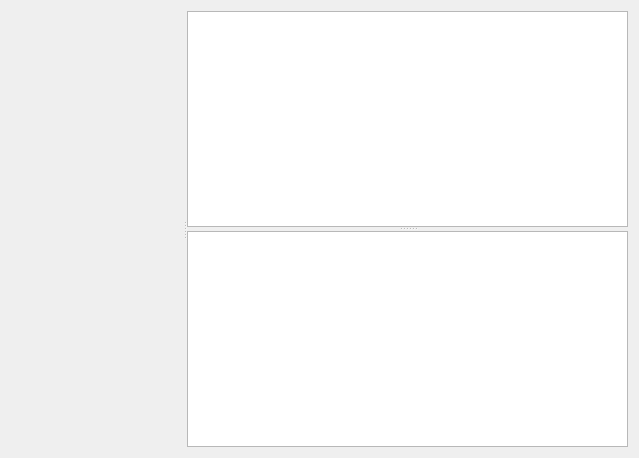
<?xml version="1.0" encoding="UTF-8"?>
<ui version="4.0">
 <class>DataChoiseWidgetDecorator</class>
 <widget class="QWidget" name="DataChoiseWidgetDecorator">
  <property name="geometry">
   <rect>
    <x>0</x>
    <y>0</y>
    <width>639</width>
    <height>458</height>
   </rect>
  </property>
  <property name="windowTitle">
   <string>Form</string>
  </property>
  <layout class="QVBoxLayout" name="verticalLayout">
   <item>
    <widget class="QSplitter" name="splitter_2">
     <property name="orientation">
      <enum>Qt::Horizontal</enum>
     </property>
     <widget class="DataChoiceWidget" name="dataChoiseWidget" native="true">
      <property name="sizePolicy">
       <sizepolicy hsizetype="Expanding" vsizetype="Preferred">
        <horstretch>0</horstretch>
        <verstretch>0</verstretch>
       </sizepolicy>
      </property>
     </widget>
     <widget class="QSplitter" name="splitter">
      <property name="orientation">
       <enum>Qt::Vertical</enum>
      </property>
      <widget class="QListWidget" name="listWidget">
       <property name="sizePolicy">
        <sizepolicy hsizetype="Minimum" vsizetype="Expanding">
         <horstretch>0</horstretch>
         <verstretch>0</verstretch>
        </sizepolicy>
       </property>
      </widget>
      <widget class="QListWidget" name="listWidget_2">
       <property name="sizePolicy">
        <sizepolicy hsizetype="Minimum" vsizetype="Expanding">
         <horstretch>0</horstretch>
         <verstretch>0</verstretch>
        </sizepolicy>
       </property>
      </widget>
     </widget>
    </widget>
   </item>
  </layout>
 </widget>
 <customwidgets>
  <customwidget>
   <class>DataChoiceWidget</class>
   <extends>QWidget</extends>
   <header>datasource/datachoicewidget.h</header>
   <container>1</container>
  </customwidget>
 </customwidgets>
 <resources/>
 <connections/>
</ui>
